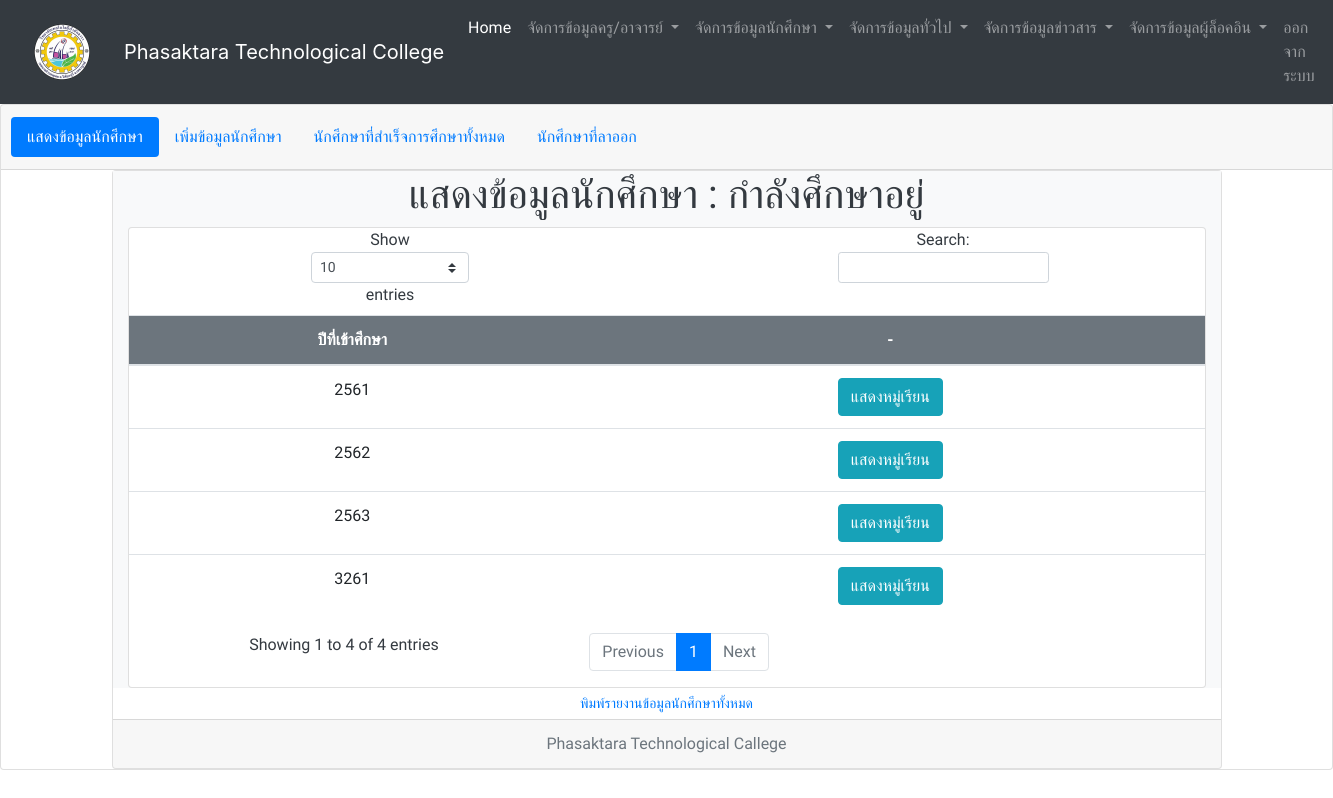
The page /showstudent_one.php (signed in) on the database its author committed.
### tables this page shows
CREATE TABLE `student` (
  `s_username` varchar(13) NOT NULL,
  `s_password` varchar(20) NOT NULL,
  `s_name` varchar(50) NOT NULL,
  `s_idcard` varchar(13) NOT NULL,
  `s_address` text NOT NULL,
  `s_tel` varchar(10) NOT NULL,
  `s_email` varchar(50) NOT NULL,
  `s_year` varchar(4) NOT NULL,
  `s_hbd` date NOT NULL,
  `s_brethren` int(11) NOT NULL,
  `st_id` char(1) NOT NULL,
  `s_child` varchar(2) NOT NULL,
  `class_id` int(11) NOT NULL,
  `f_id` varchar(13) NOT NULL,
  `m_id` varchar(13) NOT NULL,
  `pa_id` varchar(13) NOT NULL,
  `s_pic` varchar(200) NOT NULL
);

### showstudent_one.php (the view, shortened to what this page needs)
<?php
if(isset($_SESSION["valid_uname"]) && isset($_SESSION["valid_pwd"]) && isset($_SESSION["userlevel"])  == '2'){
include "connect.php";
include "include/head_menu_admin.php";
$sql = "SELECT *
				FROM student
					GROUP BY s_year  HAVING count(s_year) > 0	ORDER BY s_year DESC";
$result = mysqli_query($conn, $sql)
  or die("3.ไม่สามารถประมวลผลคำสั่งได้") . mysqli_error();
?><head>
</head>
<div class="card text-center">
  <div class="card-header">
    <ul class="nav nav-pills card-header-pills">
      <li class="nav-item">
        <a class="nav-link active" href="showstudent_one.php">แสดงข้อมูลนักศึกษา</a>
      </li>
      <li class="nav-item">
        <a class="nav-link" href="frm_addstudent.php">เพิ่มข้อมูลนักศึกษา</a>
      </li>
      <li class="nav-item">
        <a class="nav-link" href="show_successstudent.php">นักศึกษาที่สำเร็จการศึกษาทั้งหมด</a>
      </li>
      <li class="nav-item">
        <a class="nav-link" href="show_outstudent.php">นักศึกษาที่ลาออก</a>
      </li>
    </ul>
  </div>
  <div class="container" >
    <div class="card text-center">
      <div class="container-fluid h-100 bg-light text-dark">
      <div class="row justify-content-center align-items-center">
    <h1>แสดงข้อมูลนักศึกษา : กำลังศึกษาอยู่</h1>
  </div>
        <div class="card text" style="max-width: 1200px;">
          <div class="row no-gutters">
            <div class="col-md-12">
              <table class="table table-hover" id="mytable" >
                <thead>
                  <tr class="bg-secondary text-white">
                    <th scope="col">ปีที่เข้าศึกษา</th>
                    <th scope="col">-</th>
                  </tr>
                </thead>
                <tbody>
                  <?php
                  while ($rs = mysqli_fetch_array($result)) {
                  ?><tr>
                    <td><?php echo "$rs[s_year]"; ?></td>
                      <td><?php echo "<a href=\"showstudent_first.php?s_year=$rs[s_year]\">"; ?>
                      <button type="button" class="btn btn-info">แสดงหมู่เรียน</button>
					  <?php echo "</a>"; ?></td>
                    </tr>
                  <?php
                  }
                  ?>
                </tbody>
              </table>
            </div>
          </div>
        </div>
      </div>
      <a class="btn btn-link btn-sm" href="print_student.php" role="button">พิมพ์รายงานข้อมูลนักศึกษาทั้งหมด</a>
      <div class="card-footer text-muted">
        Phasaktara Technological Callege
      </div>
      <?php
} else {
    echo "<script> alert('Please Login');window.location = 'index.php';</script>";
    exit();
}
?>

### include/head_menu_admin.php (style rules this page uses)
body, h1, h2, div, h3, h4, p { font-family: 'Sarabun'; }

### rows shown on the page
student: s_year "3261"
student: s_year "2563"
student: s_year "2562"
student: s_year "2561"
